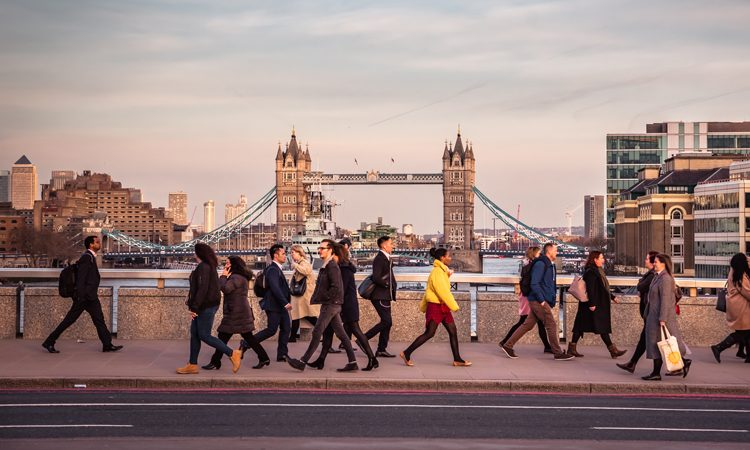
#> input picture Social_Distance_Detector/test_image.jpg, 750 x 450 px, given in place of the camera
$ python HSV_color_range.py
#> lines starting #> are read from the running program, lines starting #| are printed output that depends on the picture; after the words box and inside, x2 and y2 are one past the last pixel; in counts of white or black regions, pixels touching at a corner belong together
import cv2
import numpy as np

def empty(a):
    pass

cv2.namedWindow("Trackbars")
cv2.resizeWindow("Trackbars",640,240)
cv2.createTrackbar("hue_min","Trackbars",0,179,empty)
#> slider 'hue_min' is set to 35
cv2.createTrackbar("hue_max","Trackbars",179,179,empty)
cv2.createTrackbar("sat_min","Trackbars",0,255,empty)
#> slider 'sat_min' is set to 51
cv2.createTrackbar("sat_max","Trackbars",255,255,empty)
cv2.createTrackbar("val_min","Trackbars",0,255,empty)
#> slider 'val_min' is set to 51
cv2.createTrackbar("val_max","Trackbars",255,255,empty)
cap=cv2.VideoCapture(0)
while True:
    #img=cv2.imread('face_filter.jpeg')
    #img=cv2.resize(img,(0,0),None,0.4,0.4)
    suc,img=cap.read()
#> img is the input picture: shape (450, 750, 3); mean B, G, R 126.7, 130.3, 152.6
    imghsv=cv2.cvtColor(img,cv2.COLOR_BGR2HSV)
#> imghsv: shape (450, 750, 3); mean H, S, V 60.1, 59.4, 153.1
    cv2.imshow("HSV",imghsv)
    h_min=cv2.getTrackbarPos("hue_min","Trackbars")
    h_max = cv2.getTrackbarPos("hue_max", "Trackbars")
    s_min = cv2.getTrackbarPos("sat_min", "Trackbars")
    s_max = cv2.getTrackbarPos("sat_max", "Trackbars")
    v_min = cv2.getTrackbarPos("val_min", "Trackbars")
    v_max = cv2.getTrackbarPos("val_max", "Trackbars")
    lower=np.array([h_min,s_min,v_min])
    upper = np.array([h_max, s_max, v_max])
    mask=cv2.inRange(imghsv,lower,upper)
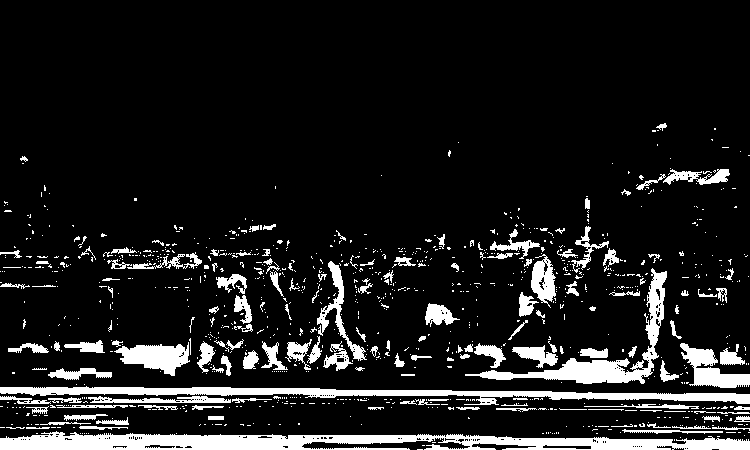
#> mask: shape (450, 750); 11.5% white; 985 white regions (835 under 20 px), largest, box (x1, y1, x2, y2) and area: (0, 431, 750, 450) 8767, (0, 386, 750, 405) 5235, (465, 268, 667, 384) 3380
    res=cv2.bitwise_and(img,img,mask=mask)
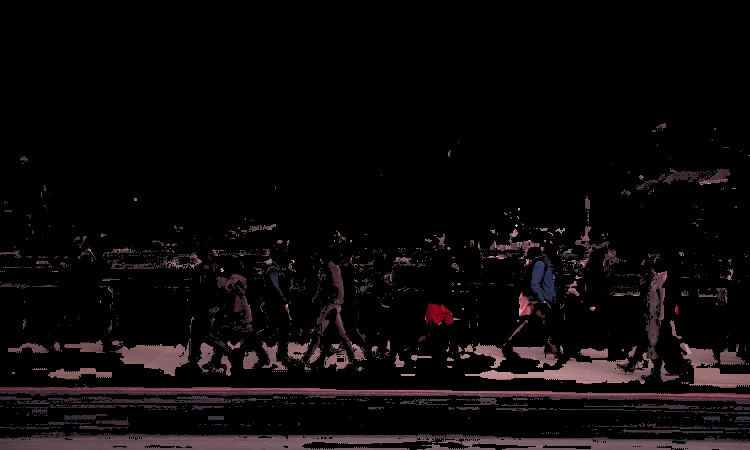
#> res: shape (450, 750, 3); mean B, G, R 9.3, 8.4, 11.9
    cv2.imshow("result",res)
    cv2.imshow("mask",mask)
    if cv2.waitKey(1) & 0xFF==ord('q'):
#> (key q is pressed here)
        break
